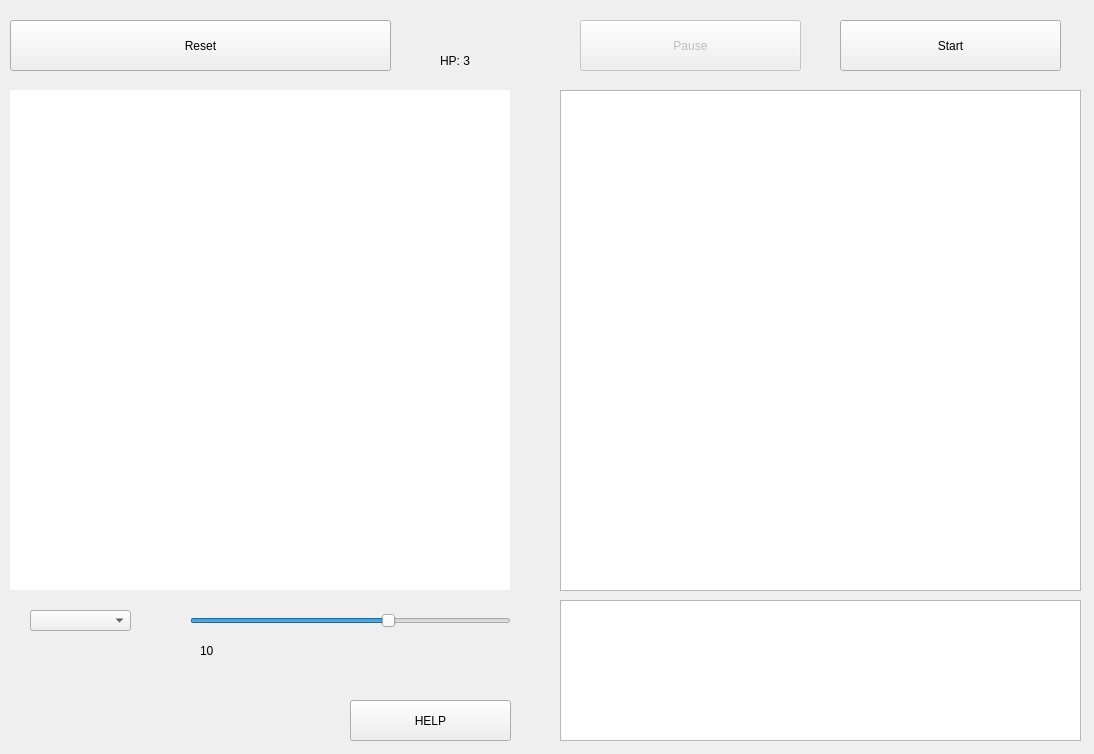
<?xml version="1.0" encoding="UTF-8"?>
<ui version="4.0">
 <class>Form</class>
 <widget class="QWidget" name="Form">
  <property name="geometry">
   <rect>
    <x>0</x>
    <y>0</y>
    <width>1094</width>
    <height>754</height>
   </rect>
  </property>
  <property name="windowTitle">
   <string>Form</string>
  </property>
  <widget class="QGraphicsView" name="plansza">
   <property name="geometry">
    <rect>
     <x>10</x>
     <y>90</y>
     <width>500</width>
     <height>500</height>
    </rect>
   </property>
   <property name="minimumSize">
    <size>
     <width>500</width>
     <height>500</height>
    </size>
   </property>
   <property name="maximumSize">
    <size>
     <width>500</width>
     <height>500</height>
    </size>
   </property>
   <property name="frameShape">
    <enum>QFrame::NoFrame</enum>
   </property>
  </widget>
  <widget class="QPlainTextEdit" name="textBox">
   <property name="geometry">
    <rect>
     <x>560</x>
     <y>90</y>
     <width>521</width>
     <height>501</height>
    </rect>
   </property>
   <property name="lineWrapMode">
    <enum>QPlainTextEdit::NoWrap</enum>
   </property>
  </widget>
  <widget class="QPushButton" name="b_reset">
   <property name="geometry">
    <rect>
     <x>10</x>
     <y>20</y>
     <width>381</width>
     <height>51</height>
    </rect>
   </property>
   <property name="text">
    <string>Reset</string>
   </property>
  </widget>
  <widget class="QPushButton" name="b_start">
   <property name="geometry">
    <rect>
     <x>840</x>
     <y>20</y>
     <width>221</width>
     <height>51</height>
    </rect>
   </property>
   <property name="text">
    <string>Start</string>
   </property>
  </widget>
  <widget class="QComboBox" name="combo_plansze">
   <property name="geometry">
    <rect>
     <x>30</x>
     <y>610</y>
     <width>101</width>
     <height>21</height>
    </rect>
   </property>
  </widget>
  <widget class="QPushButton" name="b_pause">
   <property name="enabled">
    <bool>false</bool>
   </property>
   <property name="geometry">
    <rect>
     <x>580</x>
     <y>20</y>
     <width>221</width>
     <height>51</height>
    </rect>
   </property>
   <property name="text">
    <string>Pause</string>
   </property>
  </widget>
  <widget class="QTextBrowser" name="textBrowser">
   <property name="geometry">
    <rect>
     <x>560</x>
     <y>600</y>
     <width>521</width>
     <height>141</height>
    </rect>
   </property>
  </widget>
  <widget class="QSlider" name="horizontalSlider">
   <property name="geometry">
    <rect>
     <x>190</x>
     <y>610</y>
     <width>321</width>
     <height>22</height>
    </rect>
   </property>
   <property name="minimum">
    <number>20</number>
   </property>
   <property name="maximum">
    <number>180</number>
   </property>
   <property name="singleStep">
    <number>10</number>
   </property>
   <property name="value">
    <number>120</number>
   </property>
   <property name="orientation">
    <enum>Qt::Horizontal</enum>
   </property>
  </widget>
  <widget class="QPushButton" name="b_help">
   <property name="geometry">
    <rect>
     <x>350</x>
     <y>700</y>
     <width>161</width>
     <height>41</height>
    </rect>
   </property>
   <property name="text">
    <string>HELP</string>
   </property>
  </widget>
  <widget class="QLabel" name="l_nick">
   <property name="geometry">
    <rect>
     <x>440</x>
     <y>20</y>
     <width>61</width>
     <height>21</height>
    </rect>
   </property>
   <property name="text">
    <string/>
   </property>
  </widget>
  <widget class="QLabel" name="l_hp">
   <property name="geometry">
    <rect>
     <x>440</x>
     <y>50</y>
     <width>61</width>
     <height>21</height>
    </rect>
   </property>
   <property name="text">
    <string>HP: 3</string>
   </property>
  </widget>
  <widget class="QLabel" name="l_mpm">
   <property name="geometry">
    <rect>
     <x>200</x>
     <y>640</y>
     <width>61</width>
     <height>21</height>
    </rect>
   </property>
   <property name="text">
    <string>10</string>
   </property>
  </widget>
 </widget>
 <resources/>
 <connections/>
</ui>
